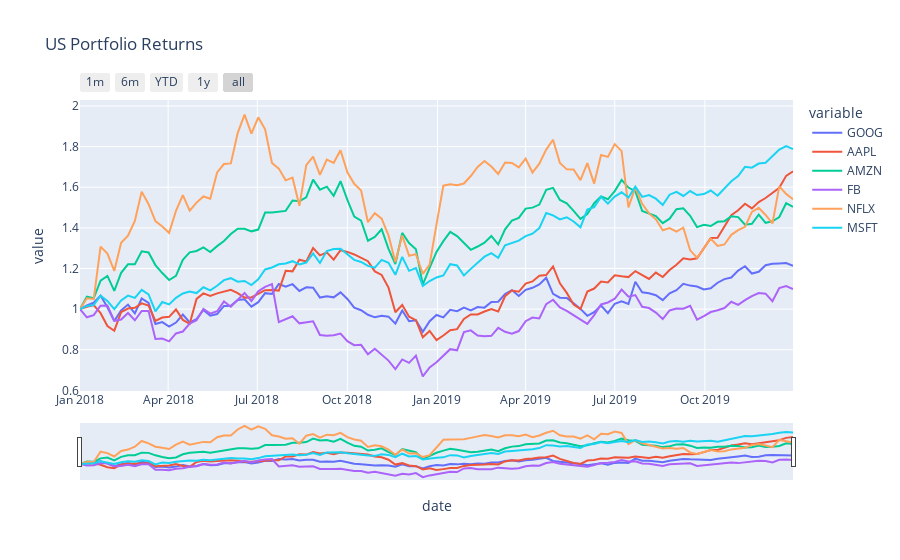

The code cell stored with this chart in its notebook:
### Markdown cell above
### Time Series Plot

### Code cell
# Time series plot with range slider and selectors - US Portfolio Returns
us_portfolio = px.data.stocks()
fig = px.line(us_portfolio, x="date", y=us_portfolio.columns,
              hover_data={"date": "|%B %d, %Y"},
              title='US Portfolio Returns', height=800)

fig.update_xaxes(
    rangeslider_visible=True,
    rangeselector=dict(
        buttons=list([
            dict(count=1, label="1m", step="month", stepmode="backward"),
            dict(count=6, label="6m", step="month", stepmode="backward"),
            dict(count=1, label="YTD", step="year", stepmode="todate"),
            dict(count=1, label="1y", step="year", stepmode="backward"),
            dict(step="all")
        ])
    )
)
fig.show()
